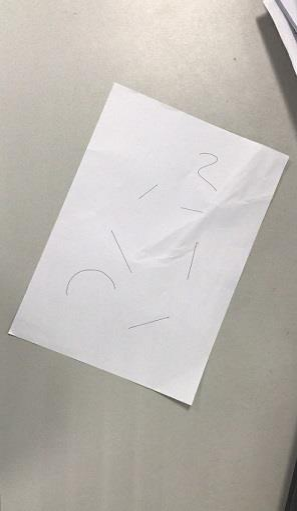
#> input picture img/A4.png, 297 x 511 px
$ python img_perspective.py
#> lines starting #> are read from the running program, lines starting #| are printed output that depends on the picture
import cv2
import numpy as np

img=cv2.imread("../../img/A4.png")
#> img is the input picture: shape (511, 297, 3); mean B, G, R 179.2, 184.9, 189.1
if img is None:
    print("未检出到图像请检查路径是否正确")
else:
    h,w=img.shape[:2]
#> h = 511; w = 297
    pos1 = np.float32([[114, 82], [287, 156], [8, 322], [216, 333]])
    pos2 = np.float32([[0, 0], [188, 0], [0, 262], [188, 262]])

    matrix=cv2.getPerspectiveTransform(pos1,pos2)
    img_perspective=cv2.warpPerspective(img,matrix,(190,272))
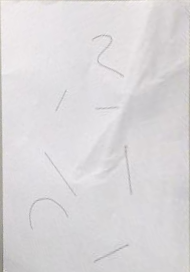
#> img_perspective: shape (272, 190, 3); mean B, G, R 218, 216, 218.6
    cv2.imshow("origin",img)
    cv2.imshow("img_affine",img_perspective)
    cv2.waitKey(0)
    cv2.destroyAllWindows()
